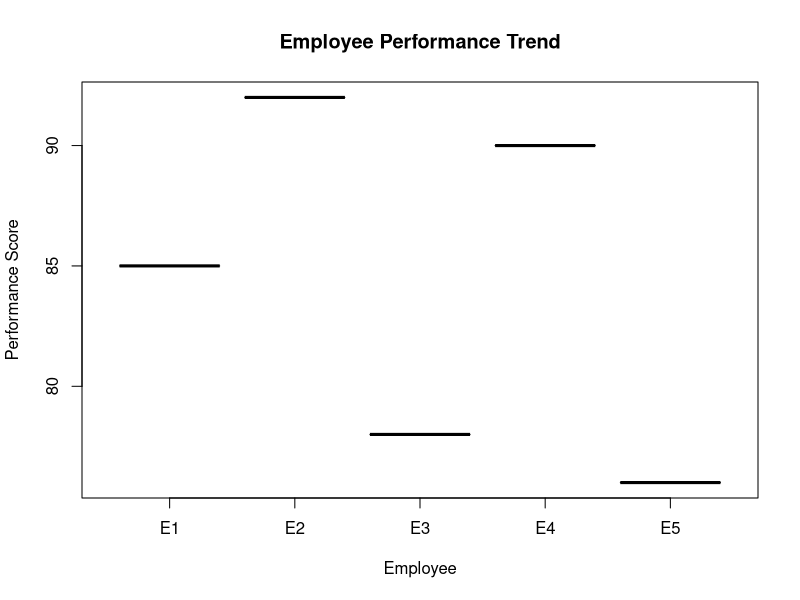

Write R code to recreate this figure.
employee <- factor(c("E1", "E2", "E3", "E4", "E5"))
performance <- c(85, 92, 78, 90, 76)
plot(employee, performance,
     type = "o",
     col = "blue",
     xlab = "Employee",
     ylab = "Performance Score",
     main = "Employee Performance Trend")
